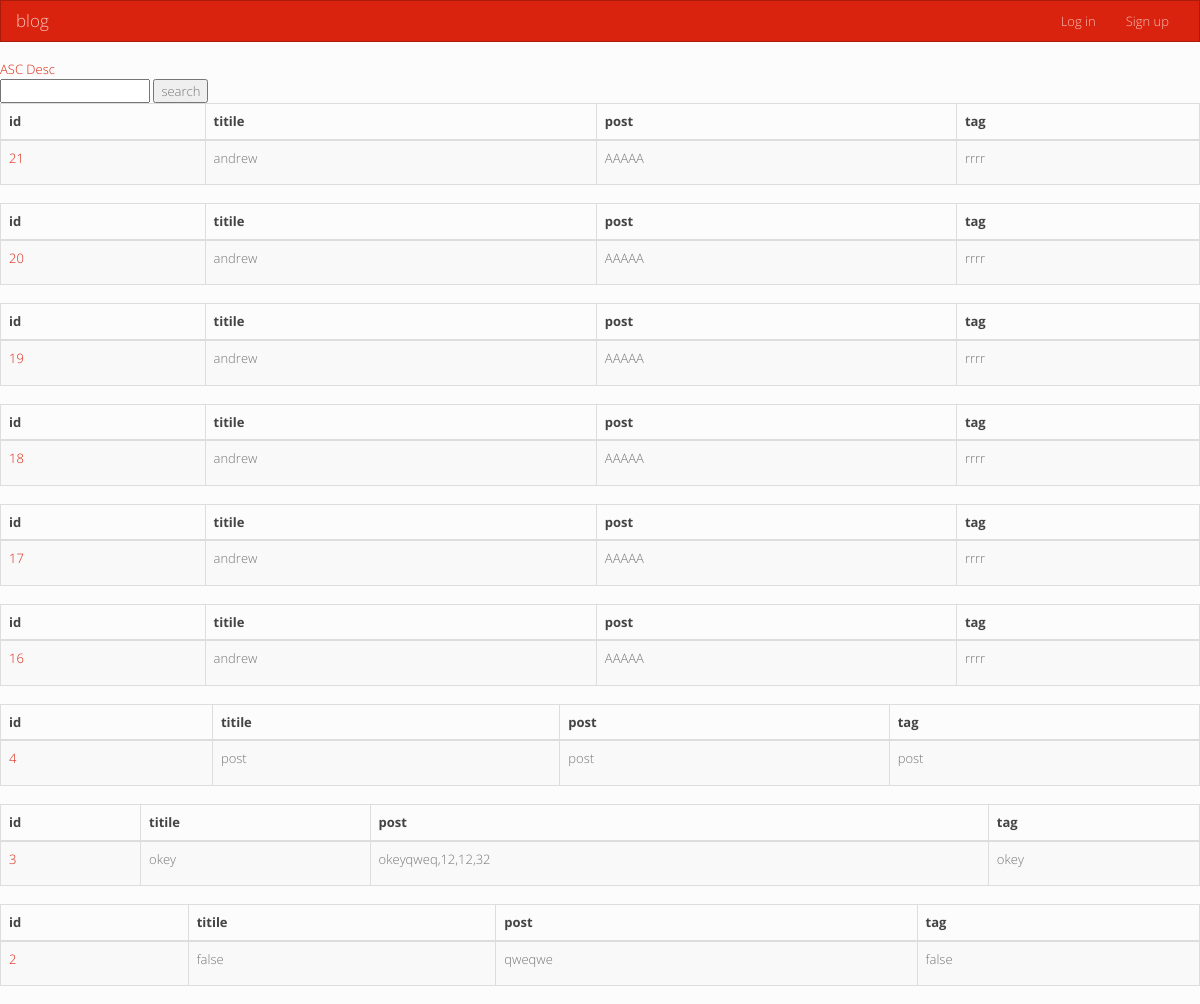
The page / on the database its author committed.
### tables this page shows
CREATE TABLE `activity` (
  `User_id` int(11) DEFAULT NULL,
  `title` varchar(255) DEFAULT NULL,
  `post` varchar(255) DEFAULT NULL,
  `tag` varchar(255) DEFAULT NULL,
  `post_id` int(11) NOT NULL AUTO_INCREMENT,
  UNIQUE KEY `post_id` (`post_id`)
);

### index.php (the view, shortened to what this page needs)
<?php
require "header.php";
?>
    <a href="<?php echo '/?sort=asc'  ?>">ASC</a>
    <a href="<?php echo '/?sort=desc'?>">Desc</a>
    <form action=""  method="post">
    <input  name="text"  type="text">
    <input type="submit" value="search" name="search">
    </form>
<?php
try {
    $dbh = new PDO('mysql:host=localhost;dbname=blog', 'root','');
    if(($_GET['sort']=='asc')){
             foreach ($dbh->query('select * from activity ORDER BY post_id ASC') as $asc) {
            ?>
            <table class="table table-bordered table-striped">
                <thead>
                <tr>
                    <th>post_id</th>
                    <th>titile</th>
                    <th>post</th>
                    <th>tag</th>
                </tr>
                </thead>
                <tbody>
                <tr>
                    <td>
                        <a href="<?php echo '/?id='.$asc['post_id']  ?>"><?php echo $asc['post_id']?></a>
                    </td>
                    <td>
                        <p><?php echo $asc['title'] ?></p>
                    </td>
                    <td>
                        <p><?php echo $asc['post'] ?></p>
                    </td>
                    <td>
                        <p><?php echo $asc['tag'] ?></p>
                    </td>
                </tr>
                </tbody>
            </table>
        <?php }
    }
    elseif($_GET['sort']='desc') {
        foreach ($dbh->query('select * from activity ORDER BY post_id DESC') as $desc) {
            ?>
            <table class="table table-bordered table-striped">
                <thead>
                <tr>
                    <th>id</th>
                    <th>titile</th>
                    <th>post</th>
                    <th>tag</th>
                </tr>
                </thead>
                <tbody>
                <tr>
                    <td>
                        <a href="<?php echo '/?id='.$desc['post_id']  ?>"><?php echo $desc['post_id']?></a>
                    </td>
                    <td>
                        <p><?php echo $desc['title'] ?></p>
                    </td>
                    <td>
                        <p><?php echo $desc['post'] ?></p>
                    </td>
                    <td>
                        <p><?php echo $desc['tag'] ?></p>
                    </td>
                </tr>
                </tbody>
            </table>
        <?php }
    }
            ?>
<?php
}catch (PDOException $e) {
    print "Error!: " . $e->getMessage() . "<br/>";
}

### header.php (shortened to what this page needs)
<!DOCTYPE html>
<html>
<head lang="en">
    <link rel="stylesheet" type="text/css" href="css/bootstrap-simplex.min.css" />
    <link rel="stylesheet" type="text/css" href="css/style.css" />
</head>
<body>
<nav class="navbar navbar-inverse">
    <div class="container-fluid">
        <div class="navbar-header">
            <a class="navbar-brand" href="index.php">blog</a>
        </div>
        <div class="collapse navbar-collapse" id="bs-example-navbar-collapse-1">
            <ul class="nav navbar-nav navbar-right">
                <?php if(isset($_SESSION['login']) || isset($_SESSION['email'])) { ?>
                    <li class="dropdown">
                        <a href="#" class="dropdown-toggle" data-toggle="dropdown" role="button" aria-haspopup="true" aria-expanded="false">
                            <?php echo 'Дратуте '.  $_SESSION['name']; ?>
                            <span class="caret"></span></a>
                        <ul class="dropdown-menu">
                            <li><a href="add-post.php">Add post</a></li>
                            <li role="separator" class="divider"></li>
                            <li><a href="logout.php">Logout</a></li>
                        </ul>
                    </li>
                <?php } else { ?>
                    <li><a href="login.php">Log in</a></li>
                    <li><a href="signup.php">Sign up</a></li>
                <?php }
                ?>
            </ul>
        </div>
    </div>
</nav>

### css/style.css (style rules this page uses)
.navbar { border-radius: 0; }

### rows shown on the page
activity: post_id "21", title "andrew", post "AAAAA", tag "rrrr"
activity: post_id "20", title "andrew", post "AAAAA", tag "rrrr"
activity: post_id "19", title "andrew", post "AAAAA", tag "rrrr"
activity: post_id "18", title "andrew", post "AAAAA", tag "rrrr"
activity: post_id "17", title "andrew", post "AAAAA", tag "rrrr"
activity: post_id "16", title "andrew", post "AAAAA", tag "rrrr"
activity: post_id "4", title "post", post "post", tag "post"
activity: post_id "3", title "okey", post "okeyqweq,12,12,32", tag "okey"
activity: post_id "2", title "false", post "qweqwe", tag "false"
